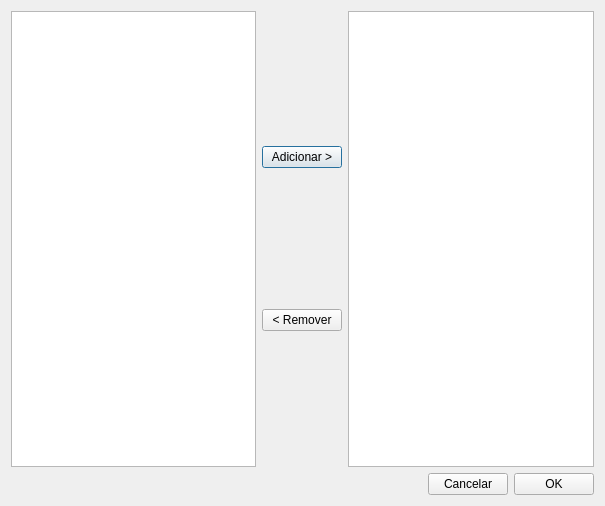
<?xml version="1.0" encoding="UTF-8"?>
<ui version="4.0">
 <class>Dialog</class>
 <widget class="QDialog" name="Dialog">
  <property name="geometry">
   <rect>
    <x>0</x>
    <y>0</y>
    <width>605</width>
    <height>506</height>
   </rect>
  </property>
  <property name="windowTitle">
   <string>Selecionar Colunas</string>
  </property>
  <layout class="QVBoxLayout" name="verticalLayout">
   <item>
    <layout class="QHBoxLayout" name="horizontalLayout">
     <item>
      <widget class="QListWidget" name="listWidget_all"/>
     </item>
     <item>
      <layout class="QVBoxLayout" name="verticalLayout_2">
       <item>
        <widget class="QPushButton" name="pushButton_adicionar">
         <property name="text">
          <string>Adicionar &gt;</string>
         </property>
        </widget>
       </item>
       <item>
        <widget class="QPushButton" name="pushButton_remover">
         <property name="text">
          <string>&lt; Remover</string>
         </property>
        </widget>
       </item>
      </layout>
     </item>
     <item>
      <widget class="QListWidget" name="listWidget_selected"/>
     </item>
    </layout>
   </item>
   <item>
    <layout class="QHBoxLayout" name="horizontalLayout_2">
     <item>
      <spacer name="horizontalSpacer">
       <property name="orientation">
        <enum>Qt::Horizontal</enum>
       </property>
       <property name="sizeHint" stdset="0">
        <size>
         <width>40</width>
         <height>20</height>
        </size>
       </property>
      </spacer>
     </item>
     <item>
      <widget class="QPushButton" name="pushButton_cancelar">
       <property name="text">
        <string>Cancelar</string>
       </property>
      </widget>
     </item>
     <item>
      <widget class="QPushButton" name="pushButton_ok">
       <property name="text">
        <string>OK</string>
       </property>
      </widget>
     </item>
    </layout>
   </item>
  </layout>
 </widget>
 <resources/>
 <connections/>
</ui>
